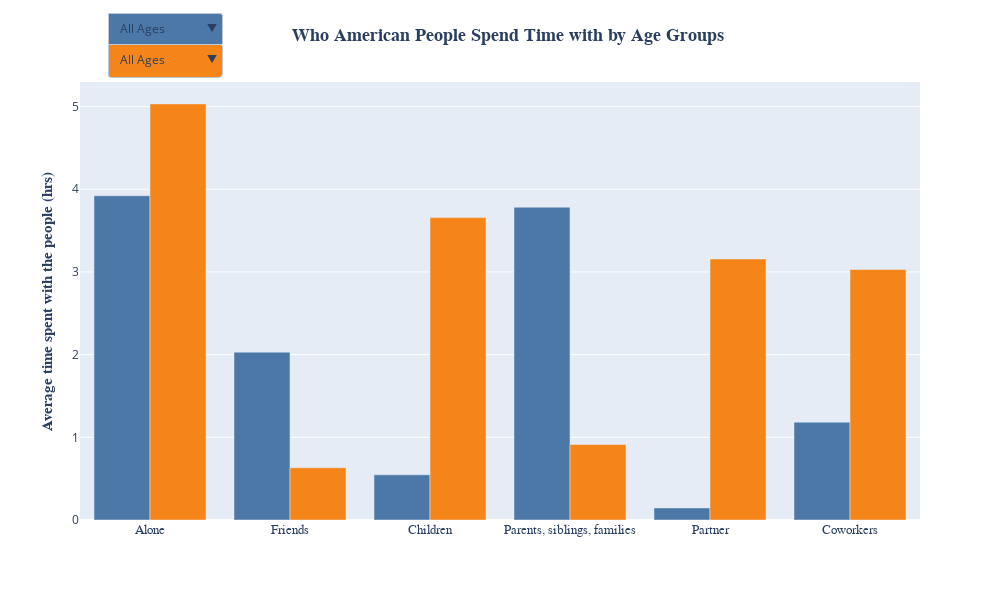

Notebook source saved alongside this figure:
### Code cell
# Get avg Time spent vs People Type for ALL AGES
df1_allages = df1_original.loc[:, the_pplgrp_col]
df1_allages_avg = df1_allages.mean().reset_index()
df1_allages_avg.columns = ['People Type','All Ages']
# print(df1_allages_avg)

# Get avg Time spent vs People Type for Age Groups
df1_agegrp = df1_original.loc[:, the_pplgrp_col+['Age Group']]
df1_agegrp_avg = df1_agegrp.groupby('Age Group').mean().T.reset_index(names=['People Type'])
df1_agegrp_avg.columns.name = ''
# print(df1_agegrp_avg)

# merge avg Time with Age Groups with All Ages
df1_age_all = df1_allages_avg.merge(df1_agegrp_avg, on='People Type')
# print(df1_age_all)

fig = px.bar(df1_age_all, x='People Type', y=['15 - 20 y.o.','40 - 45 y.o.'],
            color_discrete_sequence=px.colors.qualitative.T10)
fig.update_layout(
    hovermode = 'x unified',
    showlegend=False,
    barmode = 'group',
    width = 1000,
    height=600,
    xaxis_title={'text': ''},
    yaxis_title={
        'text': '<b>Average time spent with the people (hrs)</b>',
        'font': {'size': 15, 'family': 'Arial'}
    },
    title={'text':'<b>Who American People Spend Time with by Age Groups </b>',
                'font':{'size': 18, 'family': 'Arial'}
    },
    xaxis={'tickfont':{'size': 13, 'family': 'Arial Black'}},  # to bold yaxis label, use 'font name'+ Black as family in tickfont dict
    title_x=0.51
)


# add dropdown buttons to select Which Age Group to plot 2 bar grouped charts
button1 = []
button2 = []
age_grps = list(set(df1_age_all.columns) - set(['People Type']))
for gg in age_grps:
    button1.append(dict(method='restyle',
                        label= gg,
                        visible=True,
                        args=[{'y':[df1_age_all[gg]],'name':gg}, [0]], # the [0] at the end lets us know they are for the first trace
                        )
                  )
    button2.append(dict(method='restyle',
                        label= gg,
                        visible=True,
                        args=[{'y':[df1_age_all[gg]],'name':gg}, [1]], # the [0] at the end lets us know they are for the first trace
                        )
                  )

# customize hover data display
# NOTE: there is no way to customize the text display using x-unified setting; changing x-axis text does NOT change the hover display
# it seems that the hover display uses x-axis text not x-axis value?
figdata = fig.data
bar_color = []
for ii in range(len(figdata)):
    bb = figdata[ii]
    bar_color.append(bb.marker['color'])
    tmp = '<b>{}</b><br>{}{{y:.2f}} hrs<extra></extra>'.format(bb.legendgroup,'%')
    bb.hovertemplate = tmp


# set dropdown buttons placement and etc
button_height = 0.7
updatemenus = list([
    dict(buttons=button1,
         direction="down",
         showactive=True,
         x=0.1,
         y=1.16,
         xanchor="center",
         yanchor="top",
         bgcolor=bar_color[0]),
    dict(buttons=button2,
         direction="down",
         showactive=True,
         x=0.1,
         y=1.09,
         xanchor="center",
         yanchor="top",
         bgcolor=bar_color[1])])

fig.update_layout(updatemenus=updatemenus)
fig.show()

# NOTE: Dash can be good to make similar visualization with dropdown menu and create a dashboard

### Figure 1 — Plotly figure (JSON) as saved in the notebook; plotly's stock layout.template omitted (floating-point values rounded to 4 significant figures)
{"data": [{"alignmentgroup": "True", "hovertemplate": "<b>15 - 20 y.o.</b><br>%{y:.2f} hrs<extra></extra>", "legendgroup": "15 - 20 y.o.", "marker": {"color": "#4C78A8", "pattern": {"shape": ""}}, "name": "15 - 20 y.o.", "offsetgroup": "15 - 20 y.o.", "orientation": "v", "showlegend": true, "textposition": "auto", "type": "bar", "x": ["Alone", "Friends", "Children", "Parents, siblings, families", "Partner", "Coworkers"], "xaxis": "x", "y": [3.922, 2.03, 0.5462, 3.783, 0.146, 1.184], "yaxis": "y"}, {"alignmentgroup": "True", "hovertemplate": "<b>40 - 45 y.o.</b><br>%{y:.2f} hrs<extra></extra>", "legendgroup": "40 - 45 y.o.", "marker": {"color": "#F58518", "pattern": {"shape": ""}}, "name": "40 - 45 y.o.", "offsetgroup": "40 - 45 y.o.", "orientation": "v", "showlegend": true, "textposition": "auto", "type": "bar", "x": ["Alone", "Friends", "Children", "Parents, siblings, families", "Partner", "Coworkers"], "xaxis": "x", "y": [5.033, 0.6324, 3.657, 0.9126, 3.157, 3.03], "yaxis": "y"}], "layout": {"barmode": "group", "height": 600, "hovermode": "x unified", "legend": {"title": {"text": "variable"}, "tracegroupgap": 0}, "margin": {"t": 60}, "showlegend": false, "title": {"font": {"family": "Arial", "size": 18}, "text": "<b>Who American People Spend Time with by Age Groups </b>", "x": 0.51}, "updatemenus": [{"bgcolor": "#4C78A8", "buttons": [{"args": [{"name": "All Ages", "y": [[5.772, 0.8756, 1.966, 1.364, 3.051, 2.119]]}, [0]], "label": "All Ages", "method": "restyle", "visible": true}, {"args": [{"name": "40 - 45 y.o.", "y": [[5.033, 0.6324, 3.657, 0.9126, 3.157, 3.03]]}, [0]], "label": "40 - 45 y.o.", "method": "restyle", "visible": true}, {"args": [{"name": "Above 45 y.o.", "y": [[6.952, 0.6163, 1.289, 1.015, 3.74, 1.537]]}, [0]], "label": "Above 45 y.o.", "method": "restyle", "visible": true}, {"args": [{"name": "15 - 20 y.o.", "y": [[3.922, 2.03, 0.5462, 3.783, 0.146, 1.184]]}, [0]], "label": "15 - 20 y.o.", "method": "restyle", "visible": true}, {"args": [{"name": "20 - 40 y.o.", "y": [[4.414, 1.065, 3.128, 1.386, 2.668, 3.199]]}, [0]], "label": "20 - 40 y.o.", "method": "restyle", "visible": true}], "direction": "down", "showactive": true, "x": 0.1, "xanchor": "center", "y": 1.16, "yanchor": "top"}, {"bgcolor": "#F58518", "buttons": [{"args": [{"name": "All Ages", "y": [[5.772, 0.8756, 1.966, 1.364, 3.051, 2.119]]}, [1]], "label": "All Ages", "method": "restyle", "visible": true}, {"args": [{"name": "40 - 45 y.o.", "y": [[5.033, 0.6324, 3.657, 0.9126, 3.157, 3.03]]}, [1]], "label": "40 - 45 y.o.", "method": "restyle", "visible": true}, {"args": [{"name": "Above 45 y.o.", "y": [[6.952, 0.6163, 1.289, 1.015, 3.74, 1.537]]}, [1]], "label": "Above 45 y.o.", "method": "restyle", "visible": true}, {"args": [{"name": "15 - 20 y.o.", "y": [[3.922, 2.03, 0.5462, 3.783, 0.146, 1.184]]}, [1]], "label": "15 - 20 y.o.", "method": "restyle", "visible": true}, {"args": [{"name": "20 - 40 y.o.", "y": [[4.414, 1.065, 3.128, 1.386, 2.668, 3.199]]}, [1]], "label": "20 - 40 y.o.", "method": "restyle", "visible": true}], "direction": "down", "showactive": true, "x": 0.1, "xanchor": "center", "y": 1.09, "yanchor": "top"}], "width": 1000, "xaxis": {"anchor": "y", "domain": [0, 1], "tickfont": {"family": "Arial Black", "size": 13}, "title": {"text": ""}}, "yaxis": {"anchor": "x", "domain": [0, 1], "title": {"font": {"family": "Arial", "size": 15}, "text": "<b>Average time spent with the people (hrs)</b>"}}}}
